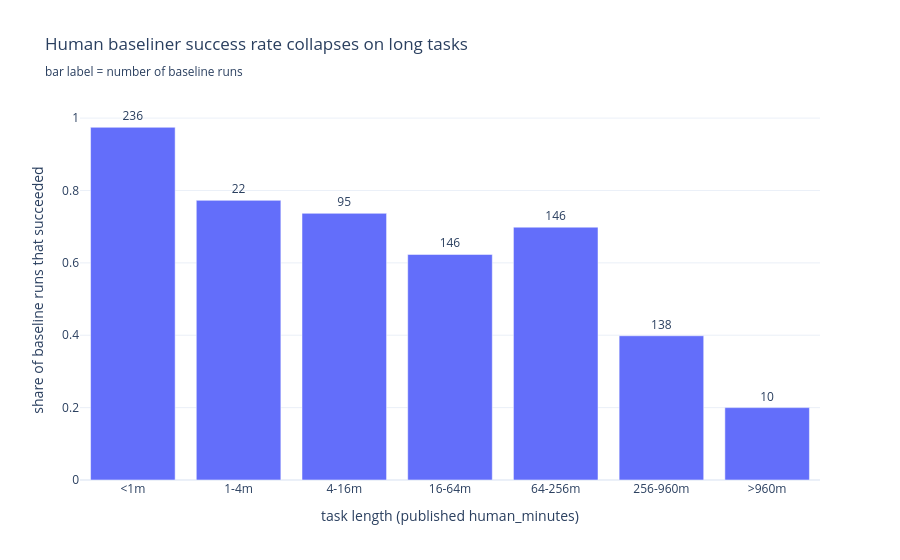

The notebook cell saved with this chart:
### Markdown cell above
## Censoring rises steeply with task length

This is the crux: the tasks whose `human_minutes` is most affected are the **long**
ones — the tasks that determine frontier agents' horizons.

### Code cell
task_level = human_runs.groupby("task_id").agg(
    n_runs=("is_success", "size"),
    n_successes=("is_success", "sum"),
    human_minutes=("human_minutes", "first"),
    task_source=("task_source", "first"),
    human_source=("human_source", "first"),
)
task_level["n_censored"] = task_level["n_runs"] - task_level["n_successes"]
task_level["length_bucket"] = pd.cut(
    task_level["human_minutes"], LENGTH_BUCKET_EDGES, labels=LENGTH_BUCKET_LABELS
)

success_rate_by_length_bucket = task_level.groupby(
    "length_bucket", observed=True
).apply(lambda bucket: pd.Series({
    "n_tasks": len(bucket),
    "n_runs": bucket["n_runs"].sum(),
    "human_success_rate": bucket["n_successes"].sum() / bucket["n_runs"].sum(),
}), include_groups=False)
print(success_rate_by_length_bucket.round(3).to_string())

fig = px.bar(
    success_rate_by_length_bucket.reset_index(),
    x="length_bucket", y="human_success_rate", text="n_runs",
    title="Human baseliner success rate collapses on long tasks<br>"
          "<sub>bar label = number of baseline runs</sub>",
    labels={"human_success_rate": "share of baseline runs that succeeded",
            "length_bucket": "task length (published human_minutes)"},
)
fig.update_traces(textposition="outside")
fig.update_yaxes(range=[0, 1.05])
fig.write_image(FIGURES / f"success_rate_by_length{SUFFIX}.png",
                width=850, height=470, scale=2)
show(fig)

### Figure 1 — Plotly figure (JSON) as saved in the notebook; plotly's stock layout.template omitted (floating-point values rounded to 4 significant figures)
{"data": [{"hovertemplate": "task length (published human_minutes)=%{x}<br>share of baseline runs that succeeded=%{y}<br>n_runs=%{text}<extra></extra>", "legendgroup": "", "marker": {"color": "#636efa", "pattern": {"shape": ""}}, "name": "", "orientation": "v", "showlegend": false, "text": [236.0, 22.0, 95.0, 146.0, 146.0, 138.0, 10.0], "textposition": "outside", "type": "bar", "x": ["<1m", "1-4m", "4-16m", "16-64m", "64-256m", "256-960m", ">960m"], "xaxis": "x", "y": [0.9746, 0.7727, 0.7368, 0.6233, 0.6986, 0.3986, 0.2], "yaxis": "y"}], "layout": {"barmode": "relative", "legend": {"tracegroupgap": 0}, "title": {"text": "Human baseliner success rate collapses on long tasks<br><sub>bar label = number of baseline runs</sub>"}, "xaxis": {"anchor": "y", "domain": [0.0, 1.0], "title": {"text": "task length (published human_minutes)"}}, "yaxis": {"anchor": "x", "domain": [0.0, 1.0], "range": [0, 1.05], "title": {"text": "share of baseline runs that succeeded"}}}}
